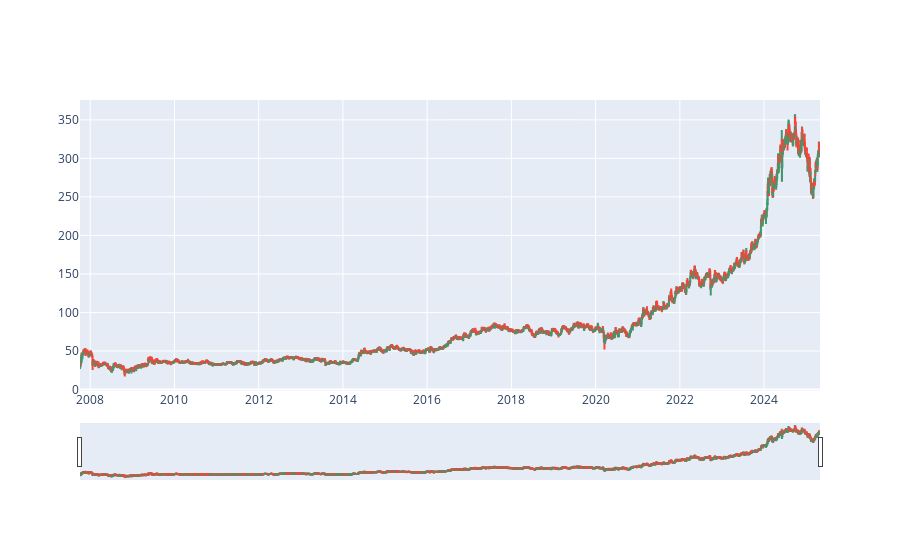

Notebook code cell kept with this figure:
### Markdown cell above
**Candelsticks**

### Code cell
import plotly.graph_objects as go

fig = go.Figure(data=[go.Candlestick(x = data01['Date'], open = data01['Open'], high = data01['High'], low = data01['Low'], close = data01['Close'])])

fig.show()

### Figure 1 — Plotly figure (JSON) as saved in the notebook; plotly's stock layout.template omitted (floating-point values rounded to 4 significant figures; data arrays with more than 128 entries replaced by an {"elided": "..."} marker saying what was removed)
{"data": [{"close": {"elided": "4330 str values"}, "high": {"elided": "4330 str values"}, "low": {"elided": "4330 str values"}, "open": {"elided": "4330 str values"}, "type": "candlestick", "x": {"elided": "4330 str values"}}], "layout": {}}
